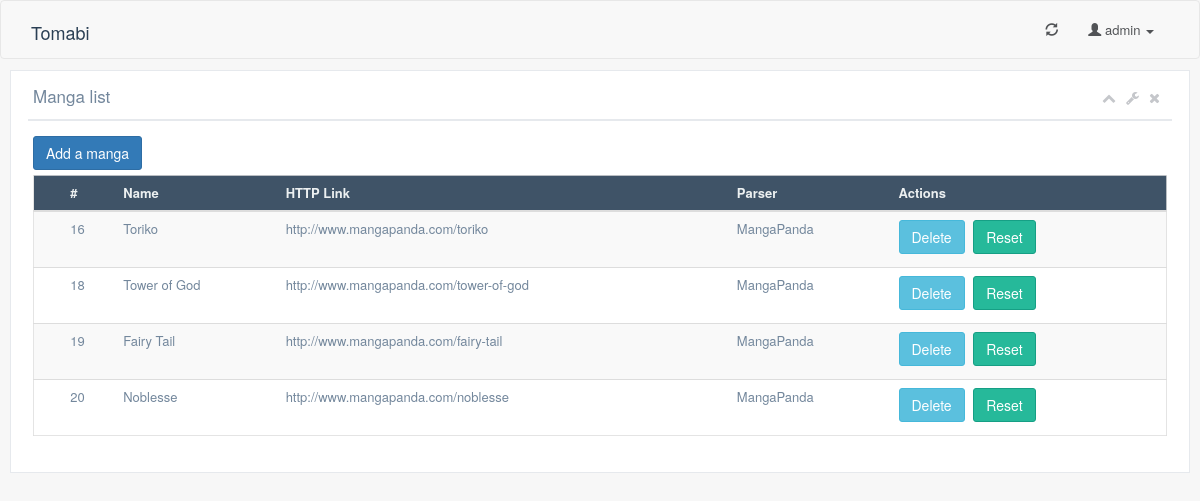
The page /tomabi/mymangas/ (signed in) on the database as committed earlier.
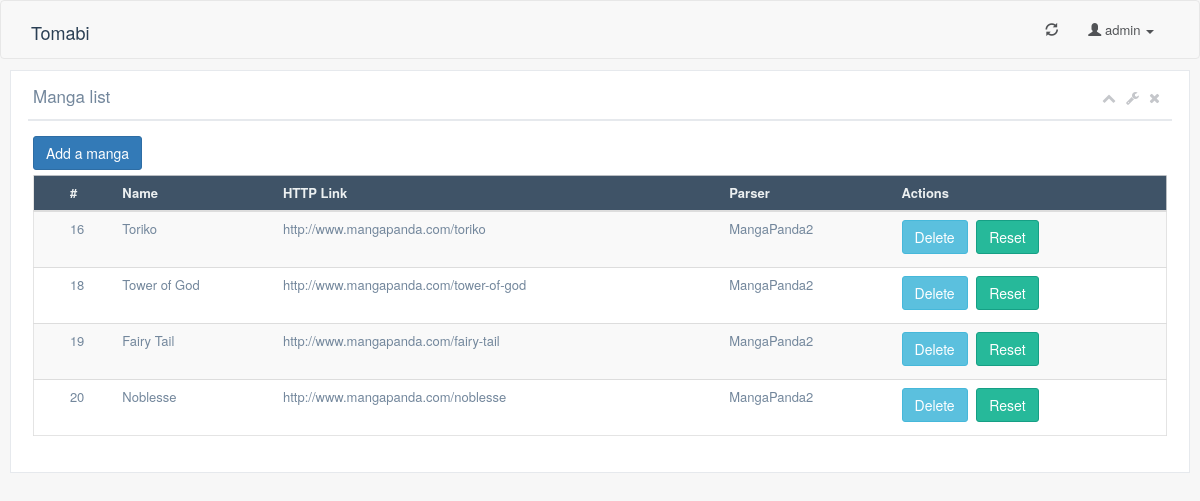
The same page on the database as committed later.
### tomabi_app/models.py (models this page shows)
class Manga(models.Model):
    user = models.ForeignKey(settings.AUTH_USER_MODEL, on_delete=models.CASCADE,)
    name = models.CharField(max_length=50)
    url = models.URLField(max_length=200)
    parser = models.ForeignKey(Parser, on_delete=models.CASCADE)

class Parser(models.Model):
    name = models.CharField(max_length=50)
    methodname = models.CharField(max_length=50)
    def __str__(self):              # __unicode__ on Python 2
        return self.name

### tomabi_app/views.py (the view)
# urls.py: url(r'^mymangas/delete/(?P<id>\d+)/$', views.deletemangas, name='deletemangas'),
@login_required
def mymangas(request):
    manga_list = Manga.objects.filter(user=request.user)
    return render(request, 'mymangas/view.html', {'manga_list': manga_list})

### tomabi_app/templates/mymangas/view.html (shortened to what this page needs)
{% extends "base.html" %}
{% block content %}
<div class=x_content>
  </div>
  <div class="col-md-12 col-sm-12 col-xs-12">
      <div class="x_panel">
          <div class="x_title">
              <h2>Manga list<small>Custom design</small></h2>
              <ul class="nav navbar-right panel_toolbox">
                  <li><a class="collapse-link"><i class="fa fa-chevron-up"></i></a>
                  </li>
                  <li class="dropdown">
                      <a href="#" class="dropdown-toggle" data-toggle="dropdown" role="button" aria-expanded="false"><i class="fa fa-wrench"></i></a>
                  </li>
                  <li><a class="close-link"><i class="fa fa-close"></i></a>
                  </li>
              </ul>
              <div class="clearfix"></div>
          </div>
          <div class="x_content">
            <button type="button" class="btn btn-primary" onclick="location.href='add';">Add a manga</button>
              <div class="table-responsive">
                  <table class="table table-striped jambo_table bulk_action">
                      <thead>
                          <tr class="headings">
                              <th>
                              </th>
                              <th class="column-title" style="display: table-cell;">#</th>
                              <th class="column-title" style="display: table-cell;">Name</th>
                              <th class="column-title" style="display: table-cell;">HTTP Link</th>
                              <th class="column-title" style="display: table-cell;">Parser</th>
                              <th class="column-title no-link last" style="display: table-cell;"><span class="nobr">Actions</span>
                              </th>
                          </tr>
                      </thead>
                      <tbody>
                      {% for manga in manga_list %}
                          <tr class="even pointer">
                              <td class="a-center ">
                              </td>
                              <td class=" ">{{ manga.id }}</td>
                              <td class=" ">{{ manga.name }}</td>
                              <td class=" ">{{ manga.url }}</td>
                              <td class=" ">{{ manga.parser }}</td>
                              <td class=" "><button class="btn btn-info btn-ok" type="button" data-href="/tomabi/mymangas/delete/{{ manga.id }}" data-toggle="modal" data-target="#myModal">
                        Delete</button> <button type="button" class="btn btn-success" onclick="location.href='/tomabi/mymangas/reset/{{ manga.id }}';">Reset</button>
                              </td>
                          </tr>
                          {% endfor %}
                      </tbody>
                  </table>
              </div>
          </div>
      </div>
  </div>
  {% endblock %}

Rows that differ between the two databases and show on the page:
changed through a linked row, Manga "Toriko": parser "MangaPanda" → "MangaPanda2"
changed through a linked row, Manga "Tower of God": parser "MangaPanda" → "MangaPanda2"
changed through a linked row, Manga "Fairy Tail": parser "MangaPanda" → "MangaPanda2"
changed through a linked row, Manga "Noblesse": parser "MangaPanda" → "MangaPanda2"
